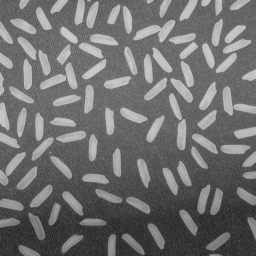
%> input picture Digital_Image_Processing/matlab_ref/images/rice.png, 256 x 256 px
$ octave exp_1_6.m   (GNU Octave 9; MATLAB toolbox functions it lacks are replaced by stand-ins)
%> lines starting %> are read from the running program, lines starting %| are printed output that depends on the picture
cd d:/
cd DIP
cd exp_1
rice_0 = imread('d:/DIP/images/rice.png');
%> rice_0 is the input picture: size 256x256 uint8; min 40, max 204, mean 111.2
rice_0 = im2double(rice_0);
%> rice_0: size 256x256 double
subplot(1,3,1);
imshow(rice_0);
title('source image');


r = 0:0.00001:1;
s = [r<0.2].*r + [r>=0.2].*[r<=0.4].*0.6 + [r>0.4].*r;
subplot(1,3,2);
plot(r,s);
title('s-r')
xlabel('r');
ylabel('s');


rice_1 = rice_0;
[M,N] = size(rice_1);
%> M = 256; N = 256
for m = 1:M
    for n = 1:N
        if rice_1(m,n) >= 0.2
            if rice_1(m,n) <= 0.4
                rice_1(m,n) = 0.6;
            end
        end
    end
end
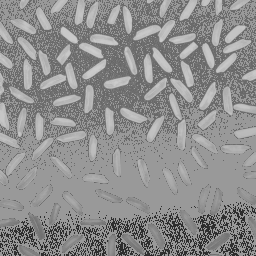
%> rice_1: size 256x256 double; min 0.157, max 0.8, mean 0.554
subplot(1,3,3);
imshow(rice_1);
title('transformed image');
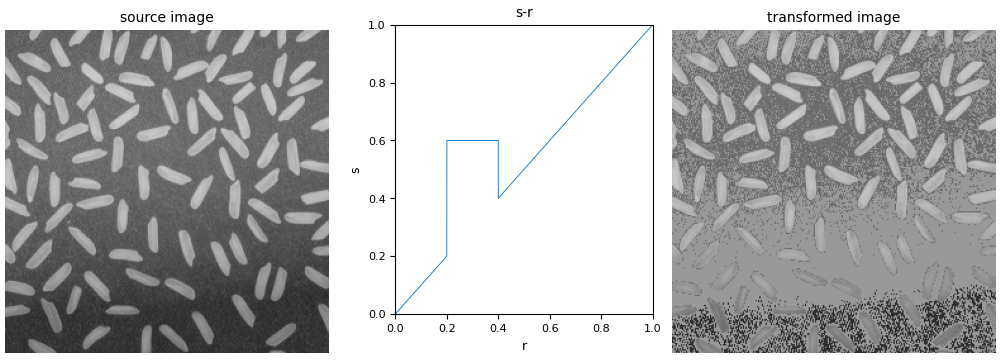
%> figure redrawn from the program's plot data, 3 panels
imwrite(rice_1,'rice_1.jpg');
